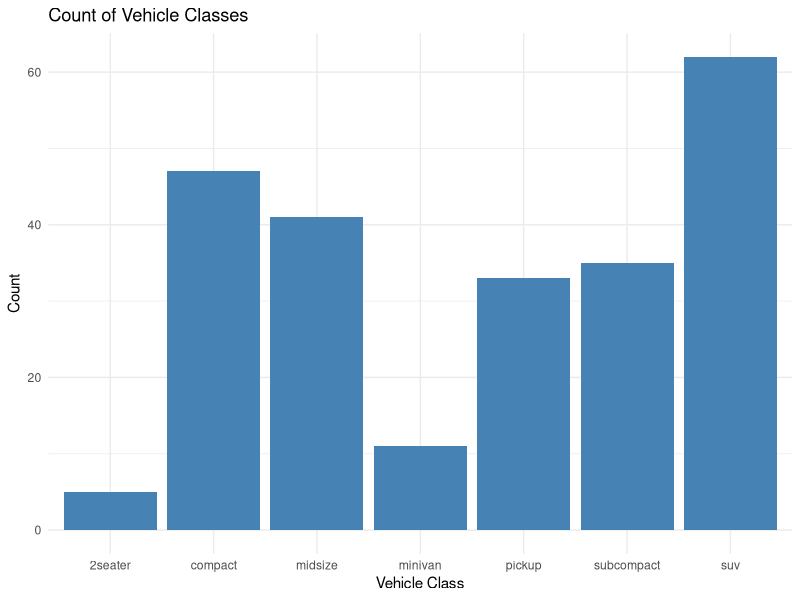

Here is the R script that generated this plot:
## ---- chunk 1
library(ggplot2)

p <- ggplot(mpg, aes(x = class)) +
  geom_bar(fill = "steelblue") +
  theme_minimal() +
  labs(
    title = "Count of Vehicle Classes",
    x = "Vehicle Class",
    y = "Count"
  )

p
